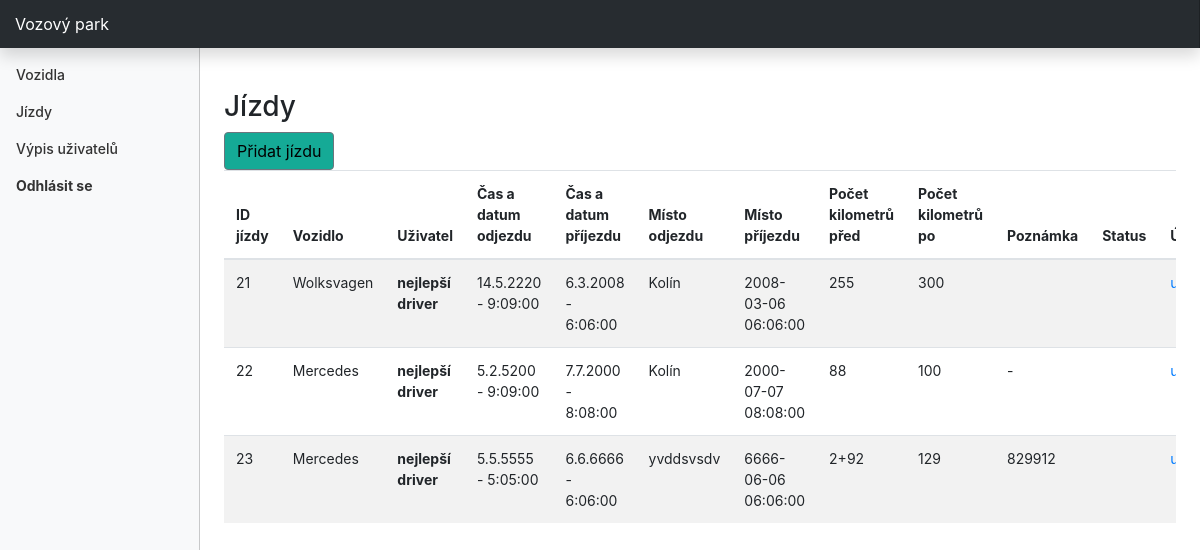
The page /rides.php (signed in) on the database its author committed.
### tables this page shows
CREATE TABLE `rides` (
  `id_ride` int(11) NOT NULL AUTO_INCREMENT,
  `id_user` int(11) NOT NULL,
  `id_car` int(11) NOT NULL,
  `time_left` datetime NOT NULL,
  `time_arrived` datetime NOT NULL,
  `place_left` varchar(255) NOT NULL,
  `place_arrived` varchar(255) NOT NULL,
  `km_before` varchar(255) NOT NULL,
  `km_after` varchar(255) NOT NULL,
  `note` varchar(255) DEFAULT NULL,
  `state` varchar(255) DEFAULT NULL,
  PRIMARY KEY (`id_ride`)
);

CREATE TABLE `cars` (
  `id_car` int(11) NOT NULL AUTO_INCREMENT,
  `type` varchar(255) NOT NULL,
  `SPZ` varchar(255) NOT NULL,
  `total_km` varchar(255) NOT NULL,
  PRIMARY KEY (`id_car`)
);

CREATE TABLE `users` (
  `id_user` int(11) NOT NULL AUTO_INCREMENT,
  `id_role` int(11) NOT NULL,
  `firstname` varchar(255) NOT NULL,
  `surname` varchar(255) NOT NULL,
  `email` varchar(255) NOT NULL,
  `password` varchar(255) NOT NULL,
  PRIMARY KEY (`id_user`)
);

### inc/model.php (called while the page is built, shortened)
<?php
require_once 'inc/database.php';
class Model
{
    public static function getAllRides()
    {
        $sql = "SELECT r.id_ride, u.firstname, u.surname, c.type, r.time_left, r.time_arrived, r.place_left, r.place_arrived, r.km_before, r.km_after, r.note, r.state
        FROM rides r
        JOIN cars_rides cr ON r.id_ride = cr.id_ride
        JOIN cars c ON cr.id_car = c.id_car
        JOIN users_rides ur ON r.id_ride = ur.id_ride
        JOIN users u ON ur.id_user = u.id_user;";
        $result = Database::query($sql);
        while ($row = $result->fetch_assoc()) {
            $rides[] = $row;
        }
        return $rides;
    }
}

### inc/database.php (called while the page is built, shortened)
<?php
class Database
{
    private $_connection;
    private static $_instance;
    private $_host = "localhost";
    private $_username = "root";
    private $_password = "root";
    private $_database = "mop";
    public static function getInstance()
    {
        if (!self::$_instance) {
            self::$_instance = new self();
        }
        return self::$_instance;
    }
    public static function query($query)
    {
        return self::getInstance()->getConnection()->query($query);
    }
    private function __construct()
    {
        $this->_connection = new mysqli(
            $this->_host,
            $this->_username,
            $this->_password,
            $this->_database
        );
        $this->_connection->set_charset('utf8mb4');
    }
    public function getConnection()
    {
        return $this->_connection;
    }
}

### rides.php (the view, shortened to what this page needs)
<?php
include_once  "header.php";
?>
<br><br>
<h3>Jízdy</h3>
<a class="btn btn-secondary background-btn" href="addRide.php">Přidat jízdu</a>
<div class="table-responsive">
    <?php if ($_SESSION["userRole"] == "1") {
            $rides = Model::getAllRides(); ?>
    <table class=" table table-striped ">
        <thead>
            <tr>
                <th>ID jízdy</th>
                <th>Vozidlo</th>
                <th>Uživatel</th>
                <th>Čas a datum odjezdu</th>
                <th>Čas a datum příjezdu</th>
                <th>Místo odjezdu</th>
                <th>Místo příjezdu</th>
                <th>Počet kilometrů před</th>
                <th>Počet kilometrů po</th>
                <th>Poznámka</th>
                <th>Status</th>
                <th>Úprava</th>
            </tr>
        </thead>
        <tbody>
            <?php
            foreach ($rides as $ride) {
                ?>
                    <tr>
                <td><?= $ride['id_ride'] ?></td>
                <td><?= $ride['type'] ?></td>
                <th><?= $ride['firstname'] . " " . $ride['surname']?></td>
                <td><?= date("j.n.Y - G:i:s", strtotime($ride['time_left'])) ?></td>
                <td><?= date("j.n.Y - G:i:s", strtotime($ride['time_arrived'])) ?></td>
                <td><?= $ride['place_left'] ?></td>
                <td><?= $ride['time_arrived'] ?></td>
                <td><?= $ride['km_before'] ?></td>
                <td><?= $ride['km_after'] ?></td>
                <td><?= $ride['note'] ?></td>
                <td><?= $ride['state'] ?></td>
                <td>
                    <a href="edit_ride.php?id_ride=<?= $ride['id_ride'] ?>">upravit </a>
                </td>
            </tr>
                <?php
            } ?></tbody>
    </table>
    <?php
    }
    ?>
</div>

### style.css (style rules this page uses)
.background-btn { background-color: rgb(21, 170, 150); color:black; }
body { font-size: .875rem; }

### rows shown on the page
rides: id_ride "21", cars.type "Wolksvagen", users.firstname "nejlepší", users.surname "driver", time_left "14.5.2220 - 9:09:00", time_arrived "6.3.2008 - 6:06:00", place_left "Kolín", time_arrived "2008-03-06 06:06:00", km_before "255", km_after "300"
rides: id_ride "22", cars.type "Mercedes", users.firstname "nejlepší", users.surname "driver", time_left "5.2.5200 - 9:09:00", time_arrived "7.7.2000 - 8:08:00", place_left "Kolín", time_arrived "2000-07-07 08:08:00", km_before "88", km_after "100", note "-"
rides: id_ride "23", id_car.type "Mercedes", users.firstname "nejlepší", users.surname "driver", time_left "5.5.5555 - 5:05:00", time_arrived "6.6.6666 - 6:06:00", place_left "yvddsvsdv", time_arrived "6666-06-06 06:06:00", km_before "2+92", km_after "129", note "829912"
